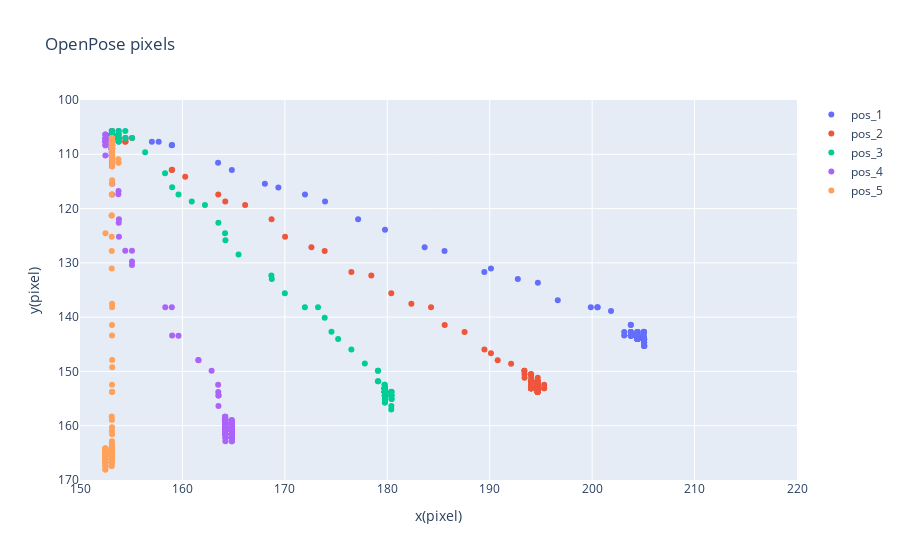
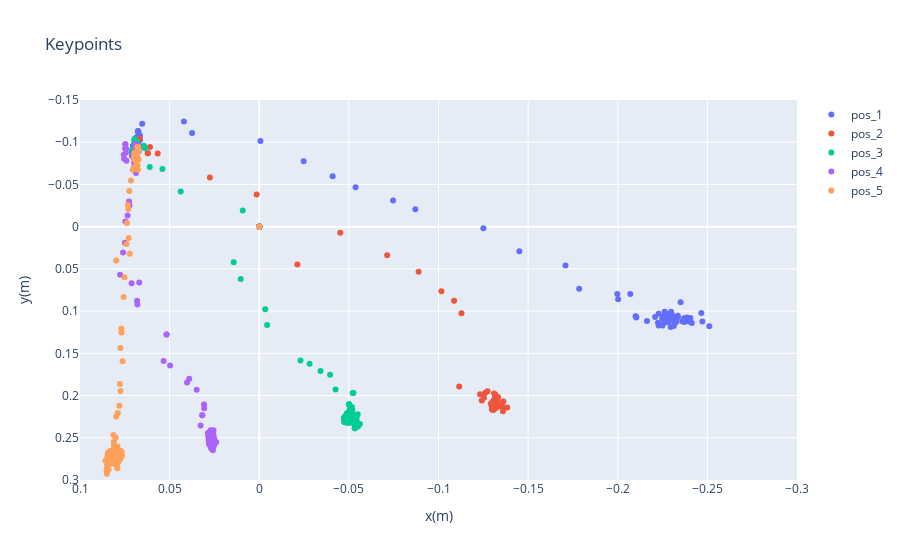

Notebook source saved alongside these figures, in order:
### Markdown cell above
# Data visualization

After obtaining the data, we first visualized in the same plot the <em> OpenPose pixels </em> for one human trajectory for each object position. A second plot with the <em> Keypoints </em> of the same motions was generated as well.

<b> NOTE </b> The following plots contain the information obtained at 22 Hz (real-time frequency)

### Code cell
import pandas as pd
import numpy as np
import plotly
import plotly.offline as py
import plotly.graph_objects as go

py.init_notebook_mode(connected=True)

openpose_x, openpose_y, openpose_time = {}, {}, {}
keypoints_x, keypoints_y, keypoints_time = {}, {}, {}

def read_csv(file):
    global openpose_x, openpose_y, openpose_time 
    global keypoints_x, keypoints_y, keypoints_time 
    
    fileName = pd.read_csv(file)
    file = file.split('/')[-1].split('.')[0]

    ## Keypoints
    keypoints_time[file] = [float(str(int(item[0])) + '.' + '0'*(9-len(str(int(item[1])))) + str(int(item[1]))) \
    for item in zip(fileName['/transform_topic/keypoints/0/points/header/stamp/secs'], fileName['/transform_topic/keypoints/0/points/header/stamp/nsecs']) \
            if not np.isnan(item[0])]
    keypoints_time[file] = [i-keypoints_time[file][0] for i in keypoints_time[file]]
    keypoints_x[file] = [i for i in fileName['/transform_topic/keypoints/0/points/point/x'] if not np.isnan(i)]
    keypoints_y[file] = [i for i in fileName['/transform_topic/keypoints/0/points/point/y'] if not np.isnan(i)]
    
    ## Openpose
    openpose_time[file] = [float(str(int(item[0])) + '.' + '0'*(9-len(str(int(item[1])))) + str(int(item[1]))) \
    for item in zip(fileName['/openpose_ros/human_list/header/stamp/secs'], fileName['/openpose_ros/human_list/header/stamp/nsecs']) \
            if not np.isnan(item[0])]
    openpose_time[file] = [i-openpose_time[file][0] for i in openpose_time[file]]
    openpose_x[file] = [i for i in fileName['/openpose_ros/human_list/human_list/0/body_key_points_with_prob/4/x'] if not np.isnan(i)]
    openpose_y[file] = [i for i in fileName['/openpose_ros/human_list/human_list/0/body_key_points_with_prob/4/y'] if not np.isnan(i)]


# Runs locally
read_csv("/home/thanasis/MSC_AI/Machine_Learning/object_direction_prediction/data_collection/data/MD_pos1_01.csv")
read_csv("/home/thanasis/MSC_AI/Machine_Learning/object_direction_prediction/data_collection/data/MD_pos2_01.csv")
read_csv("/home/thanasis/MSC_AI/Machine_Learning/object_direction_prediction/data_collection/data/MD_pos3_01.csv")
read_csv("/home/thanasis/MSC_AI/Machine_Learning/object_direction_prediction/data_collection/data/MD_pos4_01.csv")
read_csv("/home/thanasis/MSC_AI/Machine_Learning/object_direction_prediction/data_collection/data/MD_pos5_01.csv")


key_idx = list(openpose_x.keys())


# Visualize Openpose pixels
fig = go.Figure(data=[go.Scatter(x=openpose_x[key_idx[i]], y=openpose_y[key_idx[i]], mode='markers', name='pos_'+str(i+1)) for i in range(5)],
               layout=go.Layout(title='OpenPose pixels',
                               xaxis=dict(title='x(pixel)', range=[150, 220]),
                               yaxis=dict(title='y(pixel)', range=[170, 100])))

py.iplot(fig)

# Visualize Keypoints coordinates
fig = go.Figure(data=[go.Scatter(x=keypoints_x[key_idx[i]], y=keypoints_y[key_idx[i]], mode='markers', name='pos_'+str(i+1)) for i in range(5)],
               layout=go.Layout(title='Keypoints',
                               xaxis=dict(title='x(m)', range=[0.1, -0.3]),
                               yaxis=dict(title='y(m)', range=[0.3, -0.15])))
py.iplot(fig)

### Figure 1 — Plotly figure (JSON) as saved in the notebook; plotly's stock layout.template omitted (floating-point values rounded to 4 significant figures; data arrays with more than 128 entries replaced by an {"elided": "..."} marker saying what was removed)
{"data": [{"mode": "markers", "name": "pos_1", "type": "scatter", "x": {"elided": "303 float values"}, "y": {"elided": "303 float values"}}, {"mode": "markers", "name": "pos_2", "type": "scatter", "x": {"elided": "225 float values"}, "y": {"elided": "225 float values"}}, {"mode": "markers", "name": "pos_3", "type": "scatter", "x": {"elided": "212 float values"}, "y": {"elided": "212 float values"}}, {"mode": "markers", "name": "pos_4", "type": "scatter", "x": {"elided": "237 float values"}, "y": {"elided": "237 float values"}}, {"mode": "markers", "name": "pos_5", "type": "scatter", "x": {"elided": "250 float values"}, "y": {"elided": "250 float values"}}], "layout": {"title": {"text": "OpenPose pixels"}, "xaxis": {"range": [150, 220], "title": {"text": "x(pixel)"}}, "yaxis": {"range": [170, 100], "title": {"text": "y(pixel)"}}}}

### Figure 2 — Plotly figure (JSON) as saved in the notebook; plotly's stock layout.template omitted (floating-point values rounded to 4 significant figures; data arrays with more than 128 entries replaced by an {"elided": "..."} marker saying what was removed)
{"data": [{"mode": "markers", "name": "pos_1", "type": "scatter", "x": {"elided": "302 float values"}, "y": {"elided": "302 float values"}}, {"mode": "markers", "name": "pos_2", "type": "scatter", "x": {"elided": "224 float values"}, "y": {"elided": "224 float values"}}, {"mode": "markers", "name": "pos_3", "type": "scatter", "x": {"elided": "211 float values"}, "y": {"elided": "211 float values"}}, {"mode": "markers", "name": "pos_4", "type": "scatter", "x": {"elided": "236 float values"}, "y": {"elided": "236 float values"}}, {"mode": "markers", "name": "pos_5", "type": "scatter", "x": {"elided": "249 float values"}, "y": {"elided": "249 float values"}}], "layout": {"title": {"text": "Keypoints"}, "xaxis": {"range": [0.1, -0.3], "title": {"text": "x(m)"}}, "yaxis": {"range": [0.3, -0.15], "title": {"text": "y(m)"}}}}
